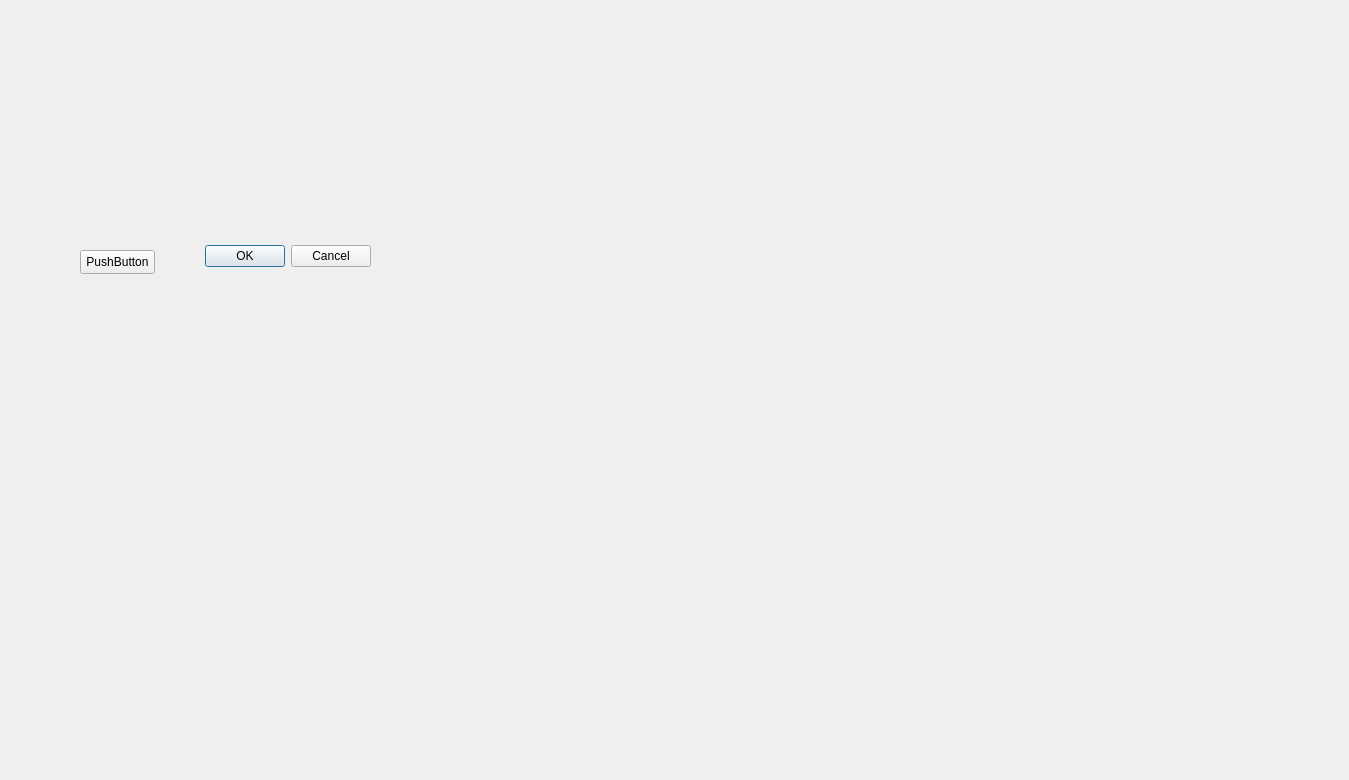
<?xml version="1.0" encoding="UTF-8"?>
<ui version="4.0">
 <class>Dialog</class>
 <widget class="QDialog" name="Dialog">
  <property name="geometry">
   <rect>
    <x>0</x>
    <y>0</y>
    <width>1349</width>
    <height>780</height>
   </rect>
  </property>
  <property name="windowTitle">
   <string>Dialog</string>
  </property>
  <widget class="QDialogButtonBox" name="buttonBox">
   <property name="geometry">
    <rect>
     <x>30</x>
     <y>240</y>
     <width>341</width>
     <height>32</height>
    </rect>
   </property>
   <property name="orientation">
    <enum>Qt::Horizontal</enum>
   </property>
   <property name="standardButtons">
    <set>QDialogButtonBox::Cancel|QDialogButtonBox::Ok</set>
   </property>
  </widget>
  <widget class="QPushButton" name="pushButton">
   <property name="geometry">
    <rect>
     <x>80</x>
     <y>250</y>
     <width>75</width>
     <height>24</height>
    </rect>
   </property>
   <property name="text">
    <string>PushButton</string>
   </property>
  </widget>
 </widget>
 <resources/>
 <connections>
  <connection>
   <sender>buttonBox</sender>
   <signal>accepted()</signal>
   <receiver>Dialog</receiver>
   <slot>accept()</slot>
   <hints>
    <hint type="sourcelabel">
     <x>248</x>
     <y>254</y>
    </hint>
    <hint type="destinationlabel">
     <x>157</x>
     <y>274</y>
    </hint>
   </hints>
  </connection>
  <connection>
   <sender>buttonBox</sender>
   <signal>rejected()</signal>
   <receiver>Dialog</receiver>
   <slot>reject()</slot>
   <hints>
    <hint type="sourcelabel">
     <x>316</x>
     <y>260</y>
    </hint>
    <hint type="destinationlabel">
     <x>286</x>
     <y>274</y>
    </hint>
   </hints>
  </connection>
  <connection>
   <sender>pushButton</sender>
   <signal>clicked()</signal>
   <receiver>Dialog</receiver>
   <slot>common_file_test()</slot>
   <hints>
    <hint type="sourcelabel">
     <x>191</x>
     <y>342</y>
    </hint>
    <hint type="destinationlabel">
     <x>396</x>
     <y>409</y>
    </hint>
   </hints>
  </connection>
 </connections>
 <slots>
  <slot>common_file_test()</slot>
 </slots>
</ui>
